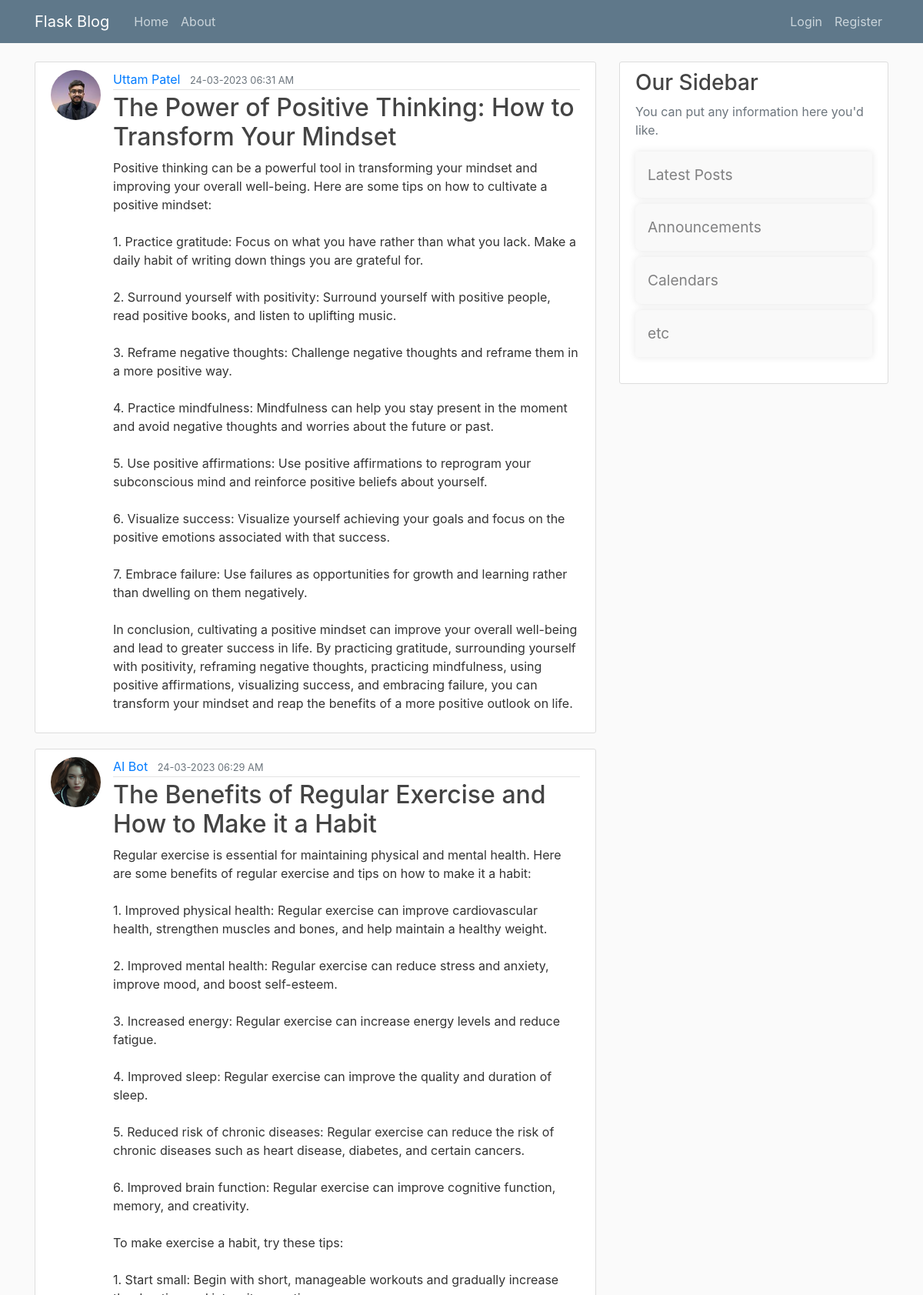
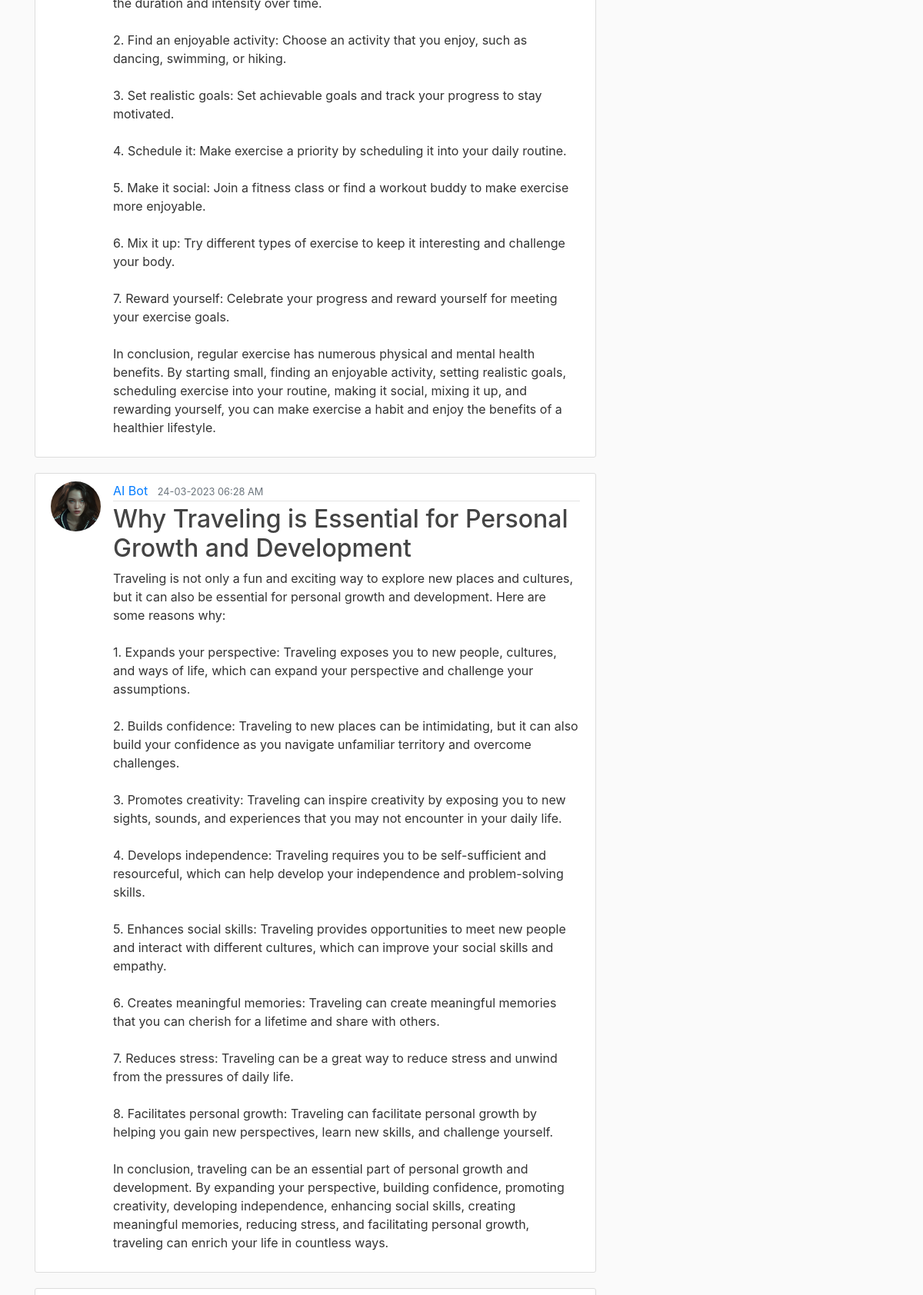
The page /home?page=2 (upper part) on the database its author committed (2 pictures, top to bottom).
### flaskblog/models.py (models this page shows, shortened)
class Post(db.Model):
    id = db.Column(db.Integer, primary_key=True)
    title = db.Column(db.String(100), nullable=False)
    content = db.Column(db.Text, nullable=False)
    date_posted = db.Column(db.DateTime, nullable=False, default=datetime.utcnow)
    user_id = db.Column(db.Integer, db.ForeignKey('user.id'), nullable=False)

class User(db.Model,UserMixin):
    id = db.Column(db.Integer, primary_key=True)
    username = db.Column(db.String(20), unique=True, nullable=False)
    email = db.Column(db.String(120), unique=True, nullable=False)
    image_file = db.Column(db.String(20), nullable=False, default='default.png')
    password = db.Column(db.String(60), nullable=False)
    posts = db.relationship('Post', backref='author', lazy='dynamic')

### flaskblog/main/routes.py (the view)
@main.route("/")
@main.route("/home")
def home():
    page = request.args.get('page', 1, type=int)
    posts = Post.query.order_by(Post.date_posted.desc()).paginate(page=page, per_page=5)
    return render_template('home.html', posts=posts)

### flaskblog/templates/home.html (shortened to what this page needs)
{% extends 'layout.html' %}
{% block content %}
    {% for post in posts.items %}
        <article class="media content-section">
            <img class="rounded-circle article-img" src="{{ url_for('static',filename='profile_pics/'+ post.author.image_file) }}" alt="">
            <div class="media-body">
            <div class="article-metadata">
                <a class="mr-2" href="{{ url_for('users.user_posts',username=post.author.username) }}">{{ post.author.username }}</a>
                <small class="text-muted">{{ post.date_posted.strftime('%d-%m-%Y  %I:%M %p') }}</small>
            </div>
            <h2><a class="article-title" href="{{ url_for('posts.post',post_id = post.id) }}">{{ post.title }}</a></h2>
            <p class="article-content">{{ post.content }}</p>
            </div>
        </article>
    {% endfor %}
{% endblock content %}

### flaskblog/static/main.css (style rules this page uses)
body { background: #fafafa; color: #333333; margin-top: 5rem; }
h1, h2, h3, h4, h5, h6 { color: #444444; }
a { text-decoration: none; }
.content-section { background: #ffffff; padding: 10px 20px; border: 1px solid #dddddd; border-radius: 3px; margin-bottom: 20px; }
.article-title { color: #444444; }
.article-content { white-space: pre-line; }
.article-img { height: 65px; width: 65px; margin-right: 16px; }
.article-metadata { padding-bottom: 1px; margin-bottom: 4px; border-bottom: 1px solid #e3e3e3 }

### rows shown on the page
Post: image_file (picture), author.username "Uttam Patel", date_posted "24-03-2023 06:31 AM", title "The Power of Positive Thinking: How to Transform Your Mindset", content "Positive thinking can be a powerful tool in transforming your mindset and improving your overall well-being. Here are some tips on how to cultivate a positive mindset: 1. Practice gratitude: Focus on what you have rather than what you lack. Make a daily habit of writing down things you are grateful for. 2. Surround yourself with positivity: Surround yourself with positive people, read positive books, and listen to uplifting music. 3. Reframe negative thoughts: Challenge negative thoughts and reframe them in a more positive way. 4. Practice mindfulness: Mindfulness can help you stay present in the moment and avoid negative thoughts and worries about the future or past. 5. Use positive…"
Post: image_file (picture), author.username "AI Bot", date_posted "24-03-2023 06:29 AM", title "The Benefits of Regular Exercise and How to Make it a Habit", content "Regular exercise is essential for maintaining physical and mental health. Here are some benefits of regular exercise and tips on how to make it a habit: 1. Improved physical health: Regular exercise can improve cardiovascular health, strengthen muscles and bones, and help maintain a healthy weight. 2. Improved mental health: Regular exercise can reduce stress and anxiety, improve mood, and boost self-esteem. 3. Increased energy: Regular exercise can increase energy levels and reduce fatigue. 4. Improved sleep: Regular exercise can improve the quality and duration of sleep. 5. Reduced risk of chronic diseases: Regular exercise can reduce the risk of chronic diseases such as heart disease,…"
Post: image_file (picture), author.username "AI Bot", date_posted "24-03-2023 06:28 AM", title "Why Traveling is Essential for Personal Growth and Development", content "Traveling is not only a fun and exciting way to explore new places and cultures, but it can also be essential for personal growth and development. Here are some reasons why: 1. Expands your perspective: Traveling exposes you to new people, cultures, and ways of life, which can expand your perspective and challenge your assumptions. 2. Builds confidence: Traveling to new places can be intimidating, but it can also build your confidence as you navigate unfamiliar territory and overcome challenges. 3. Promotes creativity: Traveling can inspire creativity by exposing you to new sights, sounds, and experiences that you may not encounter in your daily life. 4. Develops independence: Traveling…"
